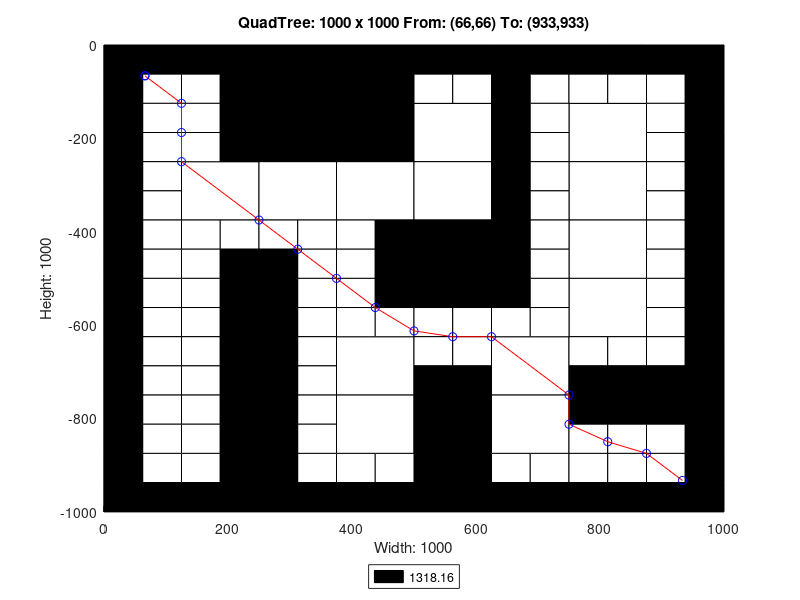

Reproduce this figure in MATLAB.
axis([0 1000 -1000 0]);
title('QuadTree: 1000 x 1000 From: (66,66) To: (933,933)');
xlabel('Width: 1000');
ylabel('Height: 1000');
rectangle('Position',[250 -250 250 250], 'FaceColor',[0 0 0]);
rectangle('Position',[125 -375 125 125], 'FaceColor',[1 1 1]);
rectangle('Position',[250 -375 125 125], 'FaceColor',[1 1 1]);
rectangle('Position',[375 -375 125 125], 'FaceColor',[1 1 1]);
rectangle('Position',[500 -250 125 125], 'FaceColor',[1 1 1]);
rectangle('Position',[750 -250 125 125], 'FaceColor',[1 1 1]);
rectangle('Position',[500 -375 125 125], 'FaceColor',[1 1 1]);
rectangle('Position',[500 -500 125 125], 'FaceColor',[0 0 0]);
rectangle('Position',[750 -375 125 125], 'FaceColor',[1 1 1]);
rectangle('Position',[750 -500 125 125], 'FaceColor',[1 1 1]);
rectangle('Position',[375 -750 125 125], 'FaceColor',[1 1 1]);
rectangle('Position',[375 -875 125 125], 'FaceColor',[1 1 1]);
rectangle('Position',[625 -750 125 125], 'FaceColor',[1 1 1]);
rectangle('Position',[750 -625 125 125], 'FaceColor',[1 1 1]);
rectangle('Position',[500 -875 125 125], 'FaceColor',[0 0 0]);
rectangle('Position',[625 -875 125 125], 'FaceColor',[1 1 1]);
rectangle('Position',[500 -1000 125 125], 'FaceColor',[0 0 0]);
rectangle('Position',[0 -62.5 62.5 62.5], 'FaceColor',[0 0 0]);
rectangle('Position',[62.5 -62.5 62.5 62.5], 'FaceColor',[0 0 0]);
rectangle('Position',[0 -125 62.5 62.5], 'FaceColor',[0 0 0]);
rectangle('Position',[62.5 -125 62.5 62.5], 'FaceColor',[1 1 1]);
rectangle('Position',[125 -62.5 62.5 62.5], 'FaceColor',[0 0 0]);
rectangle('Position',[187.5 -62.5 62.5 62.5], 'FaceColor',[0 0 0]);
rectangle('Position',[125 -125 62.5 62.5], 'FaceColor',[1 1 1]);
rectangle('Position',[187.5 -125 62.5 62.5], 'FaceColor',[0 0 0]);
rectangle('Position',[0 -187.5 62.5 62.5], 'FaceColor',[0 0 0]);
rectangle('Position',[62.5 -187.5 62.5 62.5], 'FaceColor',[1 1 1]);
rectangle('Position',[0 -250 62.5 62.5], 'FaceColor',[0 0 0]);
rectangle('Position',[62.5 -250 62.5 62.5], 'FaceColor',[1 1 1]);
rectangle('Position',[125 -187.5 62.5 62.5], 'FaceColor',[1 1 1]);
rectangle('Position',[187.5 -187.5 62.5 62.5], 'FaceColor',[0 0 0]);
rectangle('Position',[125 -250 62.5 62.5], 'FaceColor',[1 1 1]);
rectangle('Position',[187.5 -250 62.5 62.5], 'FaceColor',[0 0 0]);
rectangle('Position',[0 -312.5 62.5 62.5], 'FaceColor',[0 0 0]);
rectangle('Position',[62.5 -312.5 62.5 62.5], 'FaceColor',[1 1 1]);
rectangle('Position',[0 -375 62.5 62.5], 'FaceColor',[0 0 0]);
rectangle('Position',[62.5 -375 62.5 62.5], 'FaceColor',[1 1 1]);
rectangle('Position',[0 -437.5 62.5 62.5], 'FaceColor',[0 0 0]);
rectangle('Position',[62.5 -437.5 62.5 62.5], 'FaceColor',[1 1 1]);
rectangle('Position',[0 -500 62.5 62.5], 'FaceColor',[0 0 0]);
rectangle('Position',[62.5 -500 62.5 62.5], 'FaceColor',[1 1 1]);
rectangle('Position',[125 -437.5 62.5 62.5], 'FaceColor',[1 1 1]);
rectangle('Position',[187.5 -437.5 62.5 62.5], 'FaceColor',[1 1 1]);
rectangle('Position',[125 -500 62.5 62.5], 'FaceColor',[1 1 1]);
rectangle('Position',[187.5 -500 62.5 62.5], 'FaceColor',[0 0 0]);
rectangle('Position',[250 -437.5 62.5 62.5], 'FaceColor',[1 1 1]);
rectangle('Position',[312.5 -437.5 62.5 62.5], 'FaceColor',[1 1 1]);
rectangle('Position',[250 -500 62.5 62.5], 'FaceColor',[0 0 0]);
rectangle('Position',[312.5 -500 62.5 62.5], 'FaceColor',[1 1 1]);
rectangle('Position',[375 -437.5 62.5 62.5], 'FaceColor',[1 1 1]);
rectangle('Position',[437.5 -437.5 62.5 62.5], 'FaceColor',[0 0 0]);
rectangle('Position',[375 -500 62.5 62.5], 'FaceColor',[1 1 1]);
rectangle('Position',[437.5 -500 62.5 62.5], 'FaceColor',[0 0 0]);
rectangle('Position',[500 -62.5 62.5 62.5], 'FaceColor',[0 0 0]);
rectangle('Position',[562.5 -62.5 62.5 62.5], 'FaceColor',[0 0 0]);
rectangle('Position',[500 -125 62.5 62.5], 'FaceColor',[1 1 1]);
rectangle('Position',[562.5 -125 62.5 62.5], 'FaceColor',[1 1 1]);
rectangle('Position',[625 -62.5 62.5 62.5], 'FaceColor',[0 0 0]);
rectangle('Position',[687.5 -62.5 62.5 62.5], 'FaceColor',[0 0 0]);
rectangle('Position',[625 -125 62.5 62.5], 'FaceColor',[0 0 0]);
rectangle('Position',[687.5 -125 62.5 62.5], 'FaceColor',[1 1 1]);
rectangle('Position',[625 -187.5 62.5 62.5], 'FaceColor',[0 0 0]);
rectangle('Position',[687.5 -187.5 62.5 62.5], 'FaceColor',[1 1 1]);
rectangle('Position',[625 -250 62.5 62.5], 'FaceColor',[0 0 0]);
rectangle('Position',[687.5 -250 62.5 62.5], 'FaceColor',[1 1 1]);
rectangle('Position',[750 -62.5 62.5 62.5], 'FaceColor',[0 0 0]);
rectangle('Position',[812.5 -62.5 62.5 62.5], 'FaceColor',[0 0 0]);
rectangle('Position',[750 -125 62.5 62.5], 'FaceColor',[1 1 1]);
rectangle('Position',[812.5 -125 62.5 62.5], 'FaceColor',[1 1 1]);
rectangle('Position',[875 -62.5 62.5 62.5], 'FaceColor',[0 0 0]);
rectangle('Position',[937.5 -62.5 62.5 62.5], 'FaceColor',[0 0 0]);
rectangle('Position',[875 -125 62.5 62.5], 'FaceColor',[1 1 1]);
rectangle('Position',[937.5 -125 62.5 62.5], 'FaceColor',[0 0 0]);
rectangle('Position',[875 -187.5 62.5 62.5], 'FaceColor',[1 1 1]);
rectangle('Position',[937.5 -187.5 62.5 62.5], 'FaceColor',[0 0 0]);
rectangle('Position',[875 -250 62.5 62.5], 'FaceColor',[1 1 1]);
rectangle('Position',[937.5 -250 62.5 62.5], 'FaceColor',[0 0 0]);
rectangle('Position',[625 -312.5 62.5 62.5], 'FaceColor',[0 0 0]);
rectangle('Position',[687.5 -312.5 62.5 62.5], 'FaceColor',[1 1 1]);
rectangle('Position',[625 -375 62.5 62.5], 'FaceColor',[0 0 0]);
rectangle('Position',[687.5 -375 62.5 62.5], 'FaceColor',[1 1 1]);
rectangle('Position',[625 -437.5 62.5 62.5], 'FaceColor',[0 0 0]);
rectangle('Position',[687.5 -437.5 62.5 62.5], 'FaceColor',[1 1 1]);
rectangle('Position',[625 -500 62.5 62.5], 'FaceColor',[0 0 0]);
rectangle('Position',[687.5 -500 62.5 62.5], 'FaceColor',[1 1 1]);
rectangle('Position',[875 -312.5 62.5 62.5], 'FaceColor',[1 1 1]);
rectangle('Position',[937.5 -312.5 62.5 62.5], 'FaceColor',[0 0 0]);
rectangle('Position',[875 -375 62.5 62.5], 'FaceColor',[1 1 1]);
rectangle('Position',[937.5 -375 62.5 62.5], 'FaceColor',[0 0 0]);
rectangle('Position',[875 -437.5 62.5 62.5], 'FaceColor',[1 1 1]);
rectangle('Position',[937.5 -437.5 62.5 62.5], 'FaceColor',[0 0 0]);
rectangle('Position',[875 -500 62.5 62.5], 'FaceColor',[1 1 1]);
rectangle('Position',[937.5 -500 62.5 62.5], 'FaceColor',[0 0 0]);
rectangle('Position',[0 -562.5 62.5 62.5], 'FaceColor',[0 0 0]);
rectangle('Position',[62.5 -562.5 62.5 62.5], 'FaceColor',[1 1 1]);
rectangle('Position',[0 -625 62.5 62.5], 'FaceColor',[0 0 0]);
rectangle('Position',[62.5 -625 62.5 62.5], 'FaceColor',[1 1 1]);
rectangle('Position',[125 -562.5 62.5 62.5], 'FaceColor',[1 1 1]);
rectangle('Position',[187.5 -562.5 62.5 62.5], 'FaceColor',[0 0 0]);
rectangle('Position',[125 -625 62.5 62.5], 'FaceColor',[1 1 1]);
rectangle('Position',[187.5 -625 62.5 62.5], 'FaceColor',[0 0 0]);
rectangle('Position',[0 -687.5 62.5 62.5], 'FaceColor',[0 0 0]);
rectangle('Position',[62.5 -687.5 62.5 62.5], 'FaceColor',[1 1 1]);
rectangle('Position',[0 -750 62.5 62.5], 'FaceColor',[0 0 0]);
rectangle('Position',[62.5 -750 62.5 62.5], 'FaceColor',[1 1 1]);
rectangle('Position',[125 -687.5 62.5 62.5], 'FaceColor',[1 1 1]);
rectangle('Position',[187.5 -687.5 62.5 62.5], 'FaceColor',[0 0 0]);
rectangle('Position',[125 -750 62.5 62.5], 'FaceColor',[1 1 1]);
rectangle('Position',[187.5 -750 62.5 62.5], 'FaceColor',[0 0 0]);
rectangle('Position',[250 -562.5 62.5 62.5], 'FaceColor',[0 0 0]);
rectangle('Position',[312.5 -562.5 62.5 62.5], 'FaceColor',[1 1 1]);
rectangle('Position',[250 -625 62.5 62.5], 'FaceColor',[0 0 0]);
rectangle('Position',[312.5 -625 62.5 62.5], 'FaceColor',[1 1 1]);
rectangle('Position',[375 -562.5 62.5 62.5], 'FaceColor',[1 1 1]);
rectangle('Position',[437.5 -562.5 62.5 62.5], 'FaceColor',[0 0 0]);
rectangle('Position',[375 -625 62.5 62.5], 'FaceColor',[1 1 1]);
rectangle('Position',[437.5 -625 62.5 62.5], 'FaceColor',[1 1 1]);
rectangle('Position',[250 -687.5 62.5 62.5], 'FaceColor',[0 0 0]);
rectangle('Position',[312.5 -687.5 62.5 62.5], 'FaceColor',[1 1 1]);
rectangle('Position',[250 -750 62.5 62.5], 'FaceColor',[0 0 0]);
rectangle('Position',[312.5 -750 62.5 62.5], 'FaceColor',[1 1 1]);
rectangle('Position',[0 -812.5 62.5 62.5], 'FaceColor',[0 0 0]);
rectangle('Position',[62.5 -812.5 62.5 62.5], 'FaceColor',[1 1 1]);
rectangle('Position',[0 -875 62.5 62.5], 'FaceColor',[0 0 0]);
rectangle('Position',[62.5 -875 62.5 62.5], 'FaceColor',[1 1 1]);
rectangle('Position',[125 -812.5 62.5 62.5], 'FaceColor',[1 1 1]);
rectangle('Position',[187.5 -812.5 62.5 62.5], 'FaceColor',[0 0 0]);
rectangle('Position',[125 -875 62.5 62.5], 'FaceColor',[1 1 1]);
rectangle('Position',[187.5 -875 62.5 62.5], 'FaceColor',[0 0 0]);
rectangle('Position',[0 -937.5 62.5 62.5], 'FaceColor',[0 0 0]);
rectangle('Position',[62.5 -937.5 62.5 62.5], 'FaceColor',[1 1 1]);
rectangle('Position',[0 -1000 62.5 62.5], 'FaceColor',[0 0 0]);
rectangle('Position',[62.5 -1000 62.5 62.5], 'FaceColor',[0 0 0]);
rectangle('Position',[125 -937.5 62.5 62.5], 'FaceColor',[1 1 1]);
rectangle('Position',[187.5 -937.5 62.5 62.5], 'FaceColor',[0 0 0]);
rectangle('Position',[125 -1000 62.5 62.5], 'FaceColor',[0 0 0]);
rectangle('Position',[187.5 -1000 62.5 62.5], 'FaceColor',[0 0 0]);
rectangle('Position',[250 -812.5 62.5 62.5], 'FaceColor',[0 0 0]);
rectangle('Position',[312.5 -812.5 62.5 62.5], 'FaceColor',[1 1 1]);
rectangle('Position',[250 -875 62.5 62.5], 'FaceColor',[0 0 0]);
rectangle('Position',[312.5 -875 62.5 62.5], 'FaceColor',[1 1 1]);
rectangle('Position',[250 -937.5 62.5 62.5], 'FaceColor',[0 0 0]);
rectangle('Position',[312.5 -937.5 62.5 62.5], 'FaceColor',[1 1 1]);
rectangle('Position',[250 -1000 62.5 62.5], 'FaceColor',[0 0 0]);
rectangle('Position',[312.5 -1000 62.5 62.5], 'FaceColor',[0 0 0]);
rectangle('Position',[375 -937.5 62.5 62.5], 'FaceColor',[1 1 1]);
rectangle('Position',[437.5 -937.5 62.5 62.5], 'FaceColor',[1 1 1]);
rectangle('Position',[375 -1000 62.5 62.5], 'FaceColor',[0 0 0]);
rectangle('Position',[437.5 -1000 62.5 62.5], 'FaceColor',[0 0 0]);
rectangle('Position',[500 -562.5 62.5 62.5], 'FaceColor',[0 0 0]);
rectangle('Position',[562.5 -562.5 62.5 62.5], 'FaceColor',[0 0 0]);
rectangle('Position',[500 -625 62.5 62.5], 'FaceColor',[1 1 1]);
rectangle('Position',[562.5 -625 62.5 62.5], 'FaceColor',[1 1 1]);
rectangle('Position',[625 -562.5 62.5 62.5], 'FaceColor',[0 0 0]);
rectangle('Position',[687.5 -562.5 62.5 62.5], 'FaceColor',[1 1 1]);
rectangle('Position',[625 -625 62.5 62.5], 'FaceColor',[1 1 1]);
rectangle('Position',[687.5 -625 62.5 62.5], 'FaceColor',[1 1 1]);
rectangle('Position',[500 -687.5 62.5 62.5], 'FaceColor',[1 1 1]);
rectangle('Position',[562.5 -687.5 62.5 62.5], 'FaceColor',[1 1 1]);
rectangle('Position',[500 -750 62.5 62.5], 'FaceColor',[0 0 0]);
rectangle('Position',[562.5 -750 62.5 62.5], 'FaceColor',[0 0 0]);
rectangle('Position',[875 -562.5 62.5 62.5], 'FaceColor',[1 1 1]);
rectangle('Position',[937.5 -562.5 62.5 62.5], 'FaceColor',[0 0 0]);
rectangle('Position',[875 -625 62.5 62.5], 'FaceColor',[1 1 1]);
rectangle('Position',[937.5 -625 62.5 62.5], 'FaceColor',[0 0 0]);
rectangle('Position',[750 -687.5 62.5 62.5], 'FaceColor',[1 1 1]);
rectangle('Position',[812.5 -687.5 62.5 62.5], 'FaceColor',[1 1 1]);
rectangle('Position',[750 -750 62.5 62.5], 'FaceColor',[0 0 0]);
rectangle('Position',[812.5 -750 62.5 62.5], 'FaceColor',[0 0 0]);
rectangle('Position',[875 -687.5 62.5 62.5], 'FaceColor',[1 1 1]);
rectangle('Position',[937.5 -687.5 62.5 62.5], 'FaceColor',[0 0 0]);
rectangle('Position',[875 -750 62.5 62.5], 'FaceColor',[0 0 0]);
rectangle('Position',[937.5 -750 62.5 62.5], 'FaceColor',[0 0 0]);
rectangle('Position',[625 -937.5 62.5 62.5], 'FaceColor',[1 1 1]);
rectangle('Position',[687.5 -937.5 62.5 62.5], 'FaceColor',[1 1 1]);
rectangle('Position',[625 -1000 62.5 62.5], 'FaceColor',[0 0 0]);
rectangle('Position',[687.5 -1000 62.5 62.5], 'FaceColor',[0 0 0]);
rectangle('Position',[750 -812.5 62.5 62.5], 'FaceColor',[0 0 0]);
rectangle('Position',[812.5 -812.5 62.5 62.5], 'FaceColor',[0 0 0]);
rectangle('Position',[750 -875 62.5 62.5], 'FaceColor',[1 1 1]);
rectangle('Position',[812.5 -875 62.5 62.5], 'FaceColor',[1 1 1]);
rectangle('Position',[875 -812.5 62.5 62.5], 'FaceColor',[0 0 0]);
rectangle('Position',[937.5 -812.5 62.5 62.5], 'FaceColor',[0 0 0]);
rectangle('Position',[875 -875 62.5 62.5], 'FaceColor',[1 1 1]);
rectangle('Position',[937.5 -875 62.5 62.5], 'FaceColor',[0 0 0]);
rectangle('Position',[750 -937.5 62.5 62.5], 'FaceColor',[1 1 1]);
rectangle('Position',[812.5 -937.5 62.5 62.5], 'FaceColor',[1 1 1]);
rectangle('Position',[750 -1000 62.5 62.5], 'FaceColor',[0 0 0]);
rectangle('Position',[812.5 -1000 62.5 62.5], 'FaceColor',[0 0 0]);
rectangle('Position',[875 -937.5 62.5 62.5], 'FaceColor',[1 1 1]);
rectangle('Position',[937.5 -937.5 62.5 62.5], 'FaceColor',[0 0 0]);
rectangle('Position',[875 -1000 62.5 62.5], 'FaceColor',[0 0 0]);
rectangle('Position',[937.5 -1000 62.5 62.5], 'FaceColor',[0 0 0]);
X=[933,875,812.5,750,750,625,562.5,500,437.5,375,312.5,250,125,125,125,66,66];
Y=[-933,-875,-850,-812.5,-750,-625,-625,-612.5,-562.5,-500,-437.5,-375,-250,-187.5,-125,-66,-66];
hold on;
plot(X,Y,'r');
plot(X,Y,'bo');
legend('1318.16','Location','southoutside');
